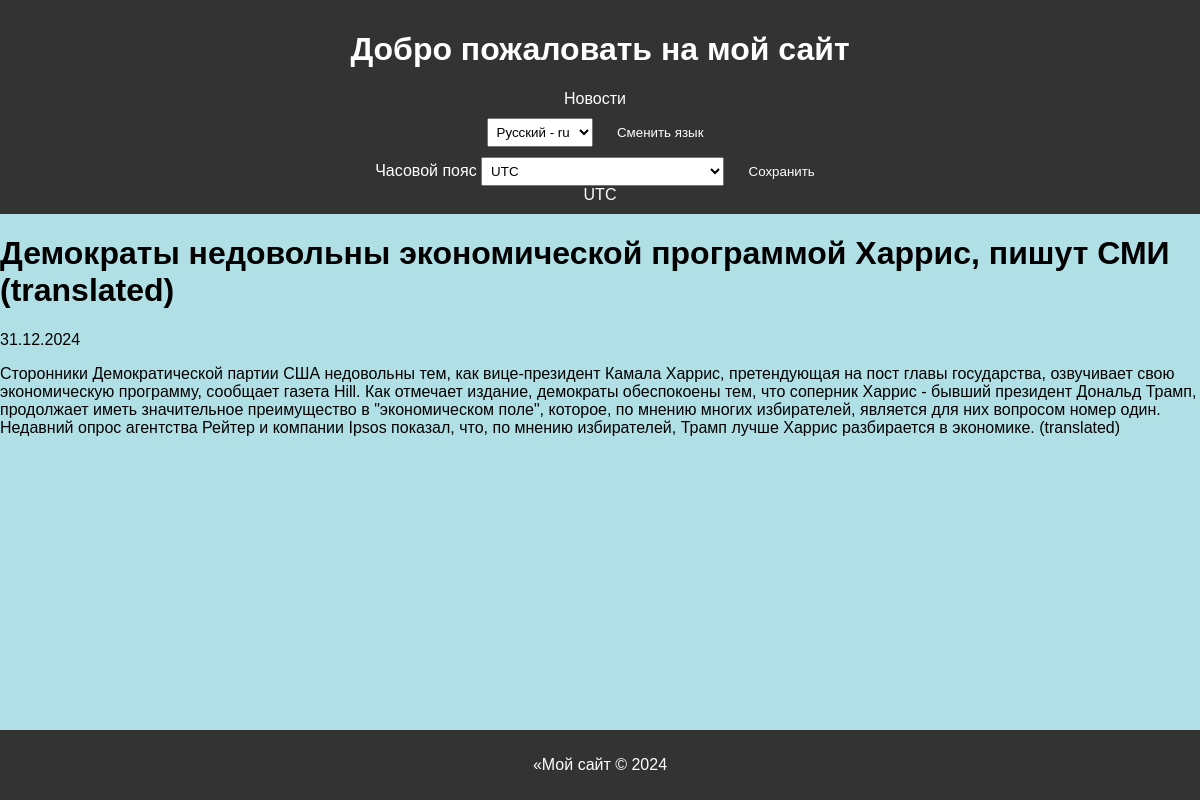
The page /news/1/ on the database as committed earlier.
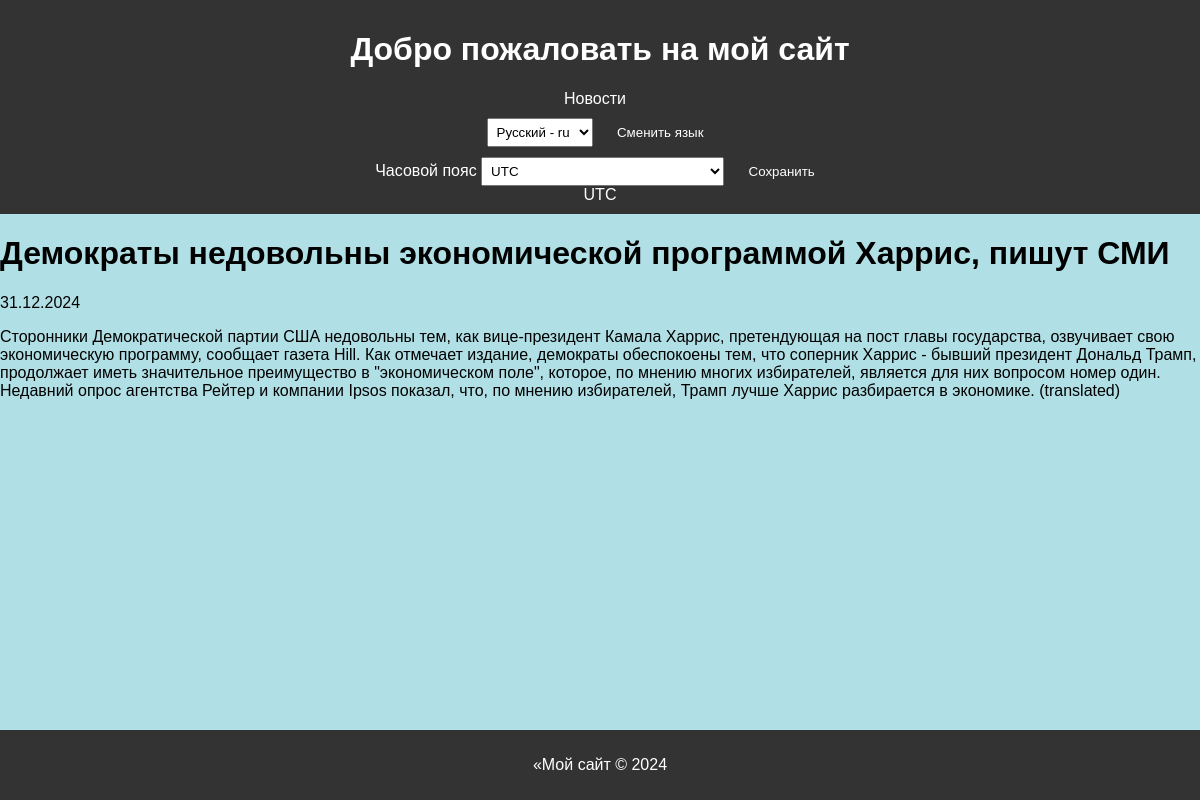
The same page on the database as committed later.
### newsapp/models.py (models this page shows, shortened)
class Post(models.Model):
    ARTICLE = 'AR'
    NEWS = 'NW'
    CATEGORY_CHOICES = (
        (ARTICLE, _('Article')),
        (NEWS, _('News')),
    )
    author = models.ForeignKey(Author, on_delete=models.CASCADE, null=True, blank=True)
    category_type = models.CharField(max_length=2, choices=CATEGORY_CHOICES, default=ARTICLE, help_text=_('Post type'))
    created_at = models.DateTimeField(auto_now_add=True, verbose_name=_('Created at'))
    categories = models.ManyToManyField(Category, through='PostCategory', related_name='posts', through_fields=('post', 'category'))
    title = models.CharField(max_length=255, verbose_name=_('Title'))
    text = models.TextField(verbose_name=_('Text'))
    rating = models.IntegerField(default=0)
    is_active = models.BooleanField(default=True)

### newsapp/views.py (the view)
# urls.py: path('news/<int:pk>/', views.NewsDetail.as_view(), name='news_detail'),
class NewsDetail(DetailView):
    model = Post
    template_name = 'newsapp/news_detail.html'
    context_object_name = 'news'
    pk_url_kwarg = 'pk'
    def get_context_data(self, **kwargs):
        context = super().get_context_data(**kwargs)
        context['timezones'] = pytz.common_timezones  # Добавляем все доступные часовые пояса
        return context
    def get_object(self, queryset=None):
        obj = cache.get(f'news-{self.kwargs["pk"]}', None)
        if not obj:
            obj = super().get_object(queryset=self.get_queryset())
            cache.set(f'news-{self.kwargs["pk"]}', obj)
        return obj

### newsapp/templatetags/custom_filters.py (called while the page is built)
@register.filter(name='censor')
def censor(value):
    if not isinstance(value, str):
        raise TypeError("Censor filter expects a string input")
    words = value.split()
    censored_text = []
    for word in words:
        clean_word = word.lower()  # Приводим слово к нижнему регистру для сравнения
        for bad_word in BAD_WORDS:
            if bad_word in clean_word:
                word = word[0] + '*' * (len(word) - 1)  # Замена всех букв на '*', кроме первой
        censored_text.append(word)
    return ' '.join(censored_text)

### newsapp/templates/newsapp/news_detail.html
{% extends "default.html" %}
{% load i18n %}
{% load custom_filters %}
{% block content %}
  <h1>{{ news.title|censor }}</h1>
  <p>{{ news.created_at|date:"d.m.Y" }}</p>
  <p>{{ news.text|censor }}</p>
{% endblock %}

Rows that differ between the two databases and show on the page:
changed Post: title|censor "Демократы недовольны экономической программой Харрис, пишут СМИ (translated)" → "Демократы недовольны экономической программой Харрис, пишут СМИ"
